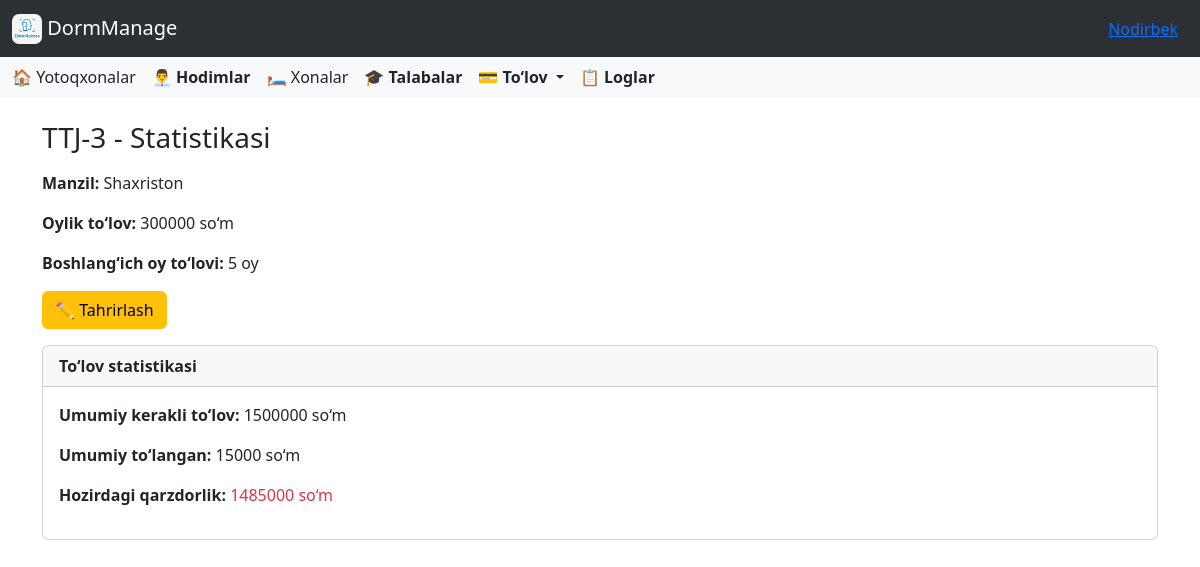
The page /dormitory/3/ (signed in) on the database its author committed.
### accounts/models.py (models this page shows, shortened)
class CustomUser(AbstractUser):
    id = AutoIncrementField(start_from=1)
    ROLE_CHOICES = [
        ('director', 'Direktor'),
        ('employee', 'Xodim'),
    ]
    role = models.CharField(
        max_length=10,
        choices=ROLE_CHOICES,
        default='other',
        verbose_name='Lavozim'
    )
    work_start = models.TimeField(
        verbose_name='Ish boshlanish vaqti',
        null=True,
        blank=True
    )
    work_end = models.TimeField(
        verbose_name='Ish tugash vaqti',
        null=True,
        blank=True
    )
    phone_number = models.CharField(
        max_length=20,
        blank=True,
        verbose_name='Telefon raqami'
    )
    hire_date = models.CharField(
        max_length=10,
        null=True,
        blank=True,
        verbose_name='Ishga qabul qilingan sana'
    )
    photo = models.ImageField(
        upload_to=staff_photo_upload_path,
        blank=False,
        null=False,
        verbose_name='Hodim surati'
    )
    salary = models.PositiveIntegerField(
        verbose_name='Maosh',
        null=True,
        blank=True,
        help_text="Hodimning maoshi (so'mda)"
    )
    is_in_dormitory = models.BooleanField(default=False)

### dormitory/models.py (models this page shows, shortened)
class Dormitory(models.Model):
    director = models.ForeignKey(Director, on_delete=models.CASCADE, related_name='dormitories')
    name = models.CharField(max_length=300, blank=False)
    address = models.CharField(max_length=300, blank=False)
    monthly_payment = models.PositiveIntegerField(default=0, verbose_name="Oylik to‘lov miqdori (so'm)")
    default_monthly_payment = models.PositiveIntegerField(
        default=1,
        help_text="Shartnomaga asosan boshlang‘ich oylik to‘lov (so‘mda)"
    )
    last_update_time = models.DateTimeField(blank=True, null=True)

### dormitory/views.py (the view)
# urls.py: path('<int:pk>/', DormitoryDetailView.as_view(), name='dormitory_detail'),
class DormitoryDetailView(LoginRequiredMixin, DirectorOnlyMixin, DetailView):
    model = Dormitory
    template_name = 'dormitory/dormitory_detail.html'
    context_object_name = 'dorm'
    def get_context_data(self, **kwargs):
        context = super().get_context_data(**kwargs)
        dorm = self.get_object()
        students = Student.objects.filter(dormitory=dorm)
        total_required = 0
        total_paid = 0
        total_debt = 0
        from datetime import date
        from dateutil.relativedelta import relativedelta
        today = date.today()
        for student in students:
            if not student.arrival_time:
                continue
            checkout = student.checkout_time or today
            delta = relativedelta(checkout, student.arrival_time)
            months_passed = delta.years * 12 + delta.months + 1
            monthly = dorm.monthly_payment or 0
            min_required_months = dorm.default_monthly_payment or 0
            paid_total = student.total_payment or 0
            required_total = months_passed * monthly
            delta = relativedelta(today, student.arrival_time)
            delta_month = delta.years * 12 + delta.months + 1 - min_required_months
            if delta_month <= 0:
                debt = required_total - paid_total
            else:
                debt = (min_required_months + delta_month) * monthly - paid_total
            total_required += required_total
            total_paid += paid_total
            total_debt += max(debt, 0)
        context["total_required"] = total_required
        context["total_paid"] = total_paid
        context["total_debt"] = total_debt
        return context

### dormitory/views.py (called while the page is built)
    def test_func(self):
        return hasattr(self.request.user, 'director')

### templates/dormitory/dormitory_detail.html
{% extends 'base.html' %}
{% block content %}
<div class="container mt-4">
    <h3 class="mb-3">{{ dorm.name }} - Statistikasi</h3>
    <div class="mb-3">
        <p><strong>Manzil:</strong> {{ dorm.address }}</p>
        <p><strong>Oylik to‘lov:</strong> {{ dorm.monthly_payment }} so‘m</p>
        <p><strong>Boshlang‘ich oy to‘lovi:</strong> {{ dorm.default_monthly_payment }} oy</p>
    </div>
    <a href="{% url 'dormitory_edit' dorm.pk %}" class="btn btn-warning mb-3">✏️ Tahrirlash</a>
    <div class="card">
        <div class="card-header"><strong>To‘lov statistikasi</strong></div>
        <div class="card-body">
            <p><strong>Umumiy kerakli to‘lov:</strong> {{ total_required|floatformat:0 }} so‘m</p>
            <p><strong>Umumiy to‘langan:</strong> {{ total_paid|floatformat:0 }} so‘m</p>
            <p><strong>Hozirdagi qarzdorlik:</strong>
                {% if total_debt > 0 %}
                <span class="text-danger">{{ total_debt|floatformat:0 }} so‘m</span>
                {% else %}
                <span class="text-success">0 so‘m</span>
                {% endif %}
            </p>
        </div>
    </div>
</div>
{% endblock %}

### templates/base.html (shortened to what this page needs)
<!DOCTYPE html>
<html lang="en">
<head>
    <link href="https://cdn.jsdelivr.net/npm/bootstrap@5.3.5/dist/css/bootstrap.min.css" rel="stylesheet">
    <link rel="stylesheet" href="https://cdnjs.cloudflare.com/ajax/libs/font-awesome/6.0.0/css/all.min.css">
    <link rel="stylesheet" href="https://cdn.jsdelivr.net/npm/bootstrap-icons@1.10.5/font/bootstrap-icons.css">
    <link href="https://cdn.jsdelivr.net/npm/select2@4.1.0-rc.0/dist/css/select2.min.css" rel="stylesheet" />
</head>
<body>
<nav class="navbar bg-body-tertiary" data-bs-theme="dark">
  <div class="container-fluid">
    <a class="navbar-brand" href="{% url 'dashboard' %}">
      <img src="/media/images/icon.png" alt="Logo" style="width:30px; height:30px; border-radius:7px" class="d-inline-block align-text-top">
      DormManage
    </a>
    <div class="ms-auto" style="margin: 0 10px;">
      <a href="#" class="text-primary text-decoration-underline" data-bs-toggle="modal" data-bs-target="#userInfoModal">
        {{ user.first_name }}
      </a>
    </div>
  </div>
</nav>
<nav class="navbar bg-body-tertiary">
  <div class="container-fluid">
    <div class="d-none d-lg-flex gap-3 align-items-center">
  {% if user.role == 'director' %}
  <a class="nav-link" href="{% url 'dormitories' %}">🏠 Yotoqxonalar</a>
  <a class="nav-link" href="{% url 'employees' %}"><strong>👨‍💼 Hodimlar</strong></a>
  {% endif %}
  <a class="nav-link" href="{% url 'rooms' %}">🛏️ Xonalar</a>
  <a class="nav-link" href="{% url 'students' %}"><strong>🎓 Talabalar</strong></a>
  <div class="nav-item dropdown">
    <a class="nav-link dropdown-toggle" href="#" role="button" data-bs-toggle="dropdown" aria-expanded="false">
      <strong>💳 To‘lov</strong>
    </a>
  </div>
  <a class="nav-link" href="{% url 'logs' %}"><strong>📋 Loglar</strong></a>
</div>
  </div>
</nav>
{% block content %}
{% endblock %}
</body>
</html>

### rows shown on the page
CustomUser: first_name "Nodirbek"
Dormitory: name "TTJ-3", address "Shaxriston", monthly_payment "300000", default_monthly_payment "5"

### other values the page prints
{{ total_required|floatformat:0 }} "1500000"
{{ total_paid|floatformat:0 }} "15000"
{{ total_debt|floatformat:0 }} "1485000"
